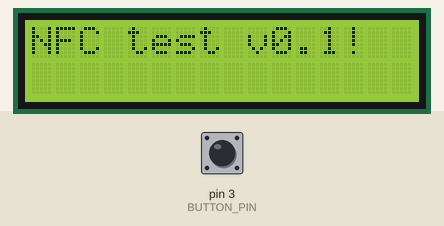
This sketch was run on a simulated Arduino Uno, built with avr-gcc and run on an emulated ATmega328P. On the bench: 16×2 character LCD. The inputs (shaded band) are chosen by the test bench; at power-on: pin 3 (BUTTON_PIN) LOW. What the sketch prints to the serial monitor is not drawn.

Above: at 1.2 s.
1.3 s: pin 3 (BUTTON_PIN) pulled HIGH for 3.2 s
At 3.7 s:
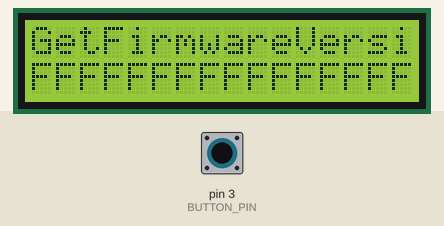
7.1 s: pin 3 (BUTTON_PIN) pulled HIGH for 0.15 s
At 7.8 s:
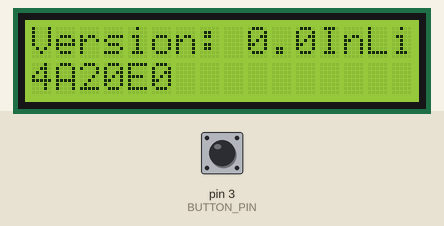
10.2 s: pin 3 (BUTTON_PIN) pulled HIGH for 1 s
At 10.6 s:
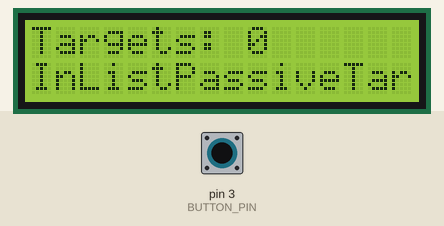
Timing chart, 0 to 13.2 s (numbered marks = the images above; inputs shaded):
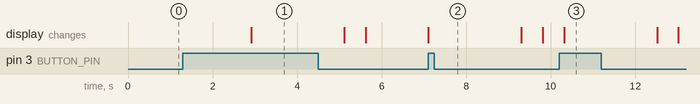

The sketch:

sketch.ino
```cpp
/*

PN532 reads the tag by Arduino mega/Leonardo
command list:

#wake up reader
send: 55 55 00 00 00 00 00 00 00 00 00 00 00 00 00 00 ff 03 fd d4 14 01 17 00
return: 00 00 FF 00 FF 00 00 00 FF 02 FE D5 15 16 00

#get firmware
send: 00 00 FF 02 FE D4 02 2A 00
return: 00 00 FF 00 FF 00 00 00 FF 06 FA D5 03 32 01 06 07 E8 00

#read the tag
send: 00 00 FF 04 FC D4 4A 01 00 E1 00
return: 00 00 FF 00 FF 00 00 00 FF 0C F4 D5 4B 01 01 00 04 08 04 XX XX XX XX 5A 00
XX is tag.

*/

const unsigned char wake[24]={0x55,0x55,0x00,0x00,0x00,0x00,0x00,0x00,0x00,0x00,0x00,0x00,0x00,0x00,0x00,0x00,0xff,0x03,0xfd,0xd4,0x14,0x01,0x17,0x00};//wake up NFC module
const unsigned char firmware[9]={0x00,0x00,0xFF,0x02,0xFE,0xD4,0x02,0x2A,0x00};//
const unsigned char tag[11]={0x00,0x00,0xFF,0x04,0xFC,0xD4,0x4A,0x01,0x00,0xE1,0x00};//detecting tag command

unsigned char receive_ACK[25];//Command receiving buffer

#include "Arduino.h"
#include <NFC.h>
#include <LiquidCrystal.h>
#include <string.h>

LiquidCrystal LCD(5,6,9,10,11,12);

#define BUTTON_PIN 3

void setup()
{
    // Setup LCD and serial
    LCD.begin(16,2);
    LCD.clear();
    LCD.print("NFC test v0.1!");
    Serial.begin(115200);
    setDebugLCD(&LCD);

    pinMode(BUTTON_PIN, INPUT);
}

int state = 0;

void loop() {
    int bs = digitalRead(BUTTON_PIN), i;
    char *buf;
    GetFirmwareVersionResponse *r;
    InListPassiveTargetResponse *pt;
    if (bs == HIGH) {
        switch (state) {
        case 0:
            wake_card();
            delay(100);
            array_ACK(15);
            dsplay(15);
            break;
        case 1:
            r = GetFirmwareVersion();
            LCD.clear();
            LCD.print("Version: ");
            LCD.print(r->Ver);
            LCD.print(".");
            LCD.print(r->Rev);

            free(r);
            break;
        default:
            pt = InListPassiveTarget(2,0,0);
            LCD.clear();
            LCD.print("Targets: ");

            LCD.print(pt->NbTg);
            delay(500);

            LCD.setCursor(0,1);
            for (i = 0; i < pt->NbTg; i++) {
                LCD.print(pt->TargetData[i*9+5], HEX);
                LCD.print(" ");
                LCD.print(pt->TargetData[i*9+6], HEX);
                LCD.print(" ");
                LCD.print(pt->TargetData[i*9+7], HEX);
                LCD.print(" ");
                LCD.print(pt->TargetData[i*9+8], HEX);
                LCD.print(" ");
            }

            free(pt->TargetData);
            free(pt);
            break;
        }
        state++;
    }
}

void Send_Byte(unsigned char command_data)
{
  Serial.write(command_data);// command send to device
  Serial.flush();// complete the transmission of outgoing serial data
}

void array_ACK(unsigned char temp)
{
    for(unsigned char i=0;i<temp;i++)
    {
       receive_ACK[i]= Serial.read();
       delay(100);
    }
}

void wake_card(void)
{
    unsigned char i;
    for(i=0;i<24;i++) //send command
        Send_Byte(wake[i]);
}

void firmware_version(void)
{
    unsigned char i;
    for(i=0;i<9;i++) //send command
    Send_Byte(firmware[i]);
}

void read_tag(void)
{
    unsigned char i;
    for(i=0;i<11;i++) //send command
    Send_Byte(tag[i]);
}

void dsplay(unsigned char tem)
{
    LCD.clear();
    LCD.setCursor(0,0);
    unsigned char i;
    for(i=0;i<tem;i++) {//send command
      if (i == 7) {
        LCD.setCursor(0,1);
      }
      LCD.print(receive_ACK[i], HEX);
    }
    LCD.setCursor(0,0);
}
```

Measured:
- after the input at 1.3 s, the display: first changes after 1.6 s (image 1 shows a later state)
- after the input at 7.1 s, the display: changes at once (image 2)
- after the input at 10.2 s, the display: changes after 0.12 s (image 3)
